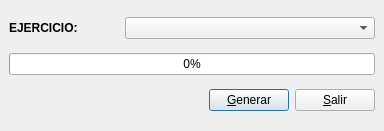
<ui version="4.0" >
 <class>apertura</class>
 <widget class="QDialog" name="apertura" >
  <property name="geometry" >
   <rect>
    <x>0</x>
    <y>0</y>
    <width>384</width>
    <height>131</height>
   </rect>
  </property>
  <property name="windowTitle" >
   <string>Asiento de Apertura</string>
  </property>
  <layout class="QVBoxLayout" >
   <property name="margin" >
    <number>9</number>
   </property>
   <property name="spacing" >
    <number>6</number>
   </property>
   <item>
    <layout class="QHBoxLayout" >
     <property name="margin" >
      <number>0</number>
     </property>
     <property name="spacing" >
      <number>6</number>
     </property>
     <item>
      <widget class="QLabel" name="textLabel1" >
       <property name="maximumSize" >
        <size>
         <width>110</width>
         <height>32767</height>
        </size>
       </property>
       <property name="frameShape" >
        <enum>QFrame::NoFrame</enum>
       </property>
       <property name="frameShadow" >
        <enum>QFrame::Plain</enum>
       </property>
       <property name="text" >
        <string>&lt;b>EJERCICIO:&lt;/b></string>
       </property>
       <property name="wordWrap" >
        <bool>false</bool>
       </property>
      </widget>
     </item>
     <item>
      <widget class="QComboBox" name="ejerciciocomboBox" />
     </item>
    </layout>
   </item>
   <item>
    <widget class="QProgressBar" name="progressBar" >
     <property name="value" >
      <number>0</number>
     </property>
     <property name="orientation" >
      <enum>Qt::Horizontal</enum>
     </property>
    </widget>
   </item>
   <item>
    <layout class="QHBoxLayout" >
     <property name="margin" >
      <number>0</number>
     </property>
     <property name="spacing" >
      <number>6</number>
     </property>
     <item>
      <spacer>
       <property name="orientation" >
        <enum>Qt::Horizontal</enum>
       </property>
       <property name="sizeType" >
        <enum>QSizePolicy::Expanding</enum>
       </property>
       <property name="sizeHint" >
        <size>
         <width>131</width>
         <height>20</height>
        </size>
       </property>
      </spacer>
     </item>
     <item>
      <widget class="QPushButton" name="generarpushButton" >
       <property name="text" >
        <string>&amp;Generar</string>
       </property>
       <property name="shortcut" >
        <string>Alt+G</string>
       </property>
      </widget>
     </item>
     <item>
      <widget class="QPushButton" name="salirpushButton" >
       <property name="text" >
        <string>&amp;Salir</string>
       </property>
       <property name="shortcut" >
        <string>Alt+S</string>
       </property>
      </widget>
     </item>
    </layout>
   </item>
  </layout>
 </widget>
 <layoutdefault spacing="6" margin="11" />
 <pixmapfunction>qPixmapFromMimeSource</pixmapfunction>
 <includes>
  <include location="global" >qsqlquery.h</include>
  <include location="local" >funciones.h</include>
  <include location="global" >qmessagebox.h</include>
  <include location="global" >qdatetime.h</include>
 </includes>
 <resources/>
 <connections>
  <connection>
   <sender>salirpushButton</sender>
   <signal>clicked()</signal>
   <receiver>apertura</receiver>
   <slot>reject()</slot>
   <hints>
    <hint type="sourcelabel" >
     <x>20</x>
     <y>20</y>
    </hint>
    <hint type="destinationlabel" >
     <x>20</x>
     <y>20</y>
    </hint>
   </hints>
  </connection>
 </connections>
</ui>
